Frame 1 (no input): blank canvas, image omitted
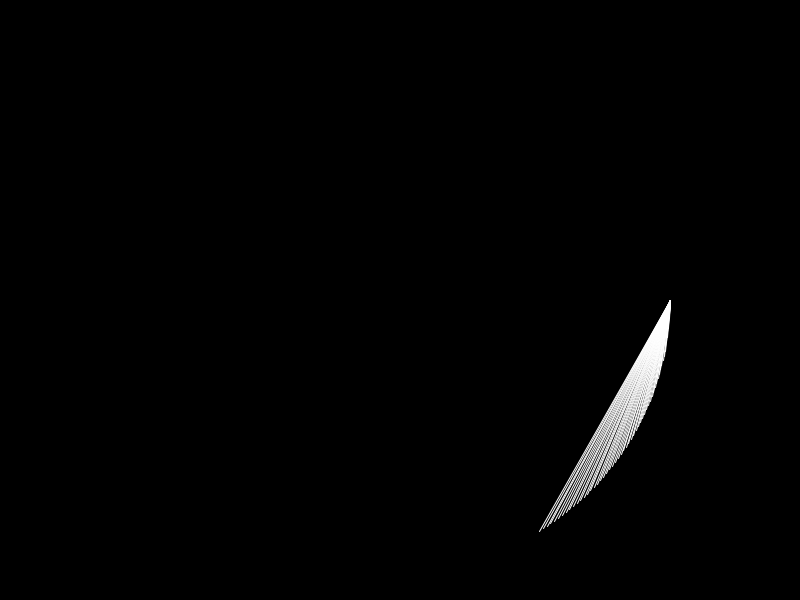
Frame 60 (the mouse pressed at the canvas centre just before this capture)
Frame 120 (the mouse held since frame 60 and released just before this capture): blank canvas, image omitted

The Processing sketch that drew this single still picture (run headless with seeded random() and noise(); from frame 60 on, the mouse is pressed at the canvas centre):

// Processing sketch: Light_Pattern
// ── Light_Pattern.pde
float speed = 1;
float multiplier = 0;
float inc = 1;

float degrees = 0;
float radius;
float x, lastx, x2;
float y, lasty, y2;
boolean lastPressed;

void setup() {
  frameRate(500);
  size(800, 600);
  background(0);
  radius = min(width, height)/2*0.9;
  strokeWeight(1);
  stroke(0);
  fill(0);
}

void draw() {
  x = width/2+cos(radians(degrees)) * radius;
  y = height/2+sin(radians(degrees)) * radius;
  x2 = width/2+cos(radians(degrees * multiplier)) * radius;
  y2 = height/2+sin(radians(degrees * multiplier)) * radius;
  line(x, y, x2, y2);
  degrees += speed;
  stroke(255);
  if (mousePressed && !lastPressed) {
    background(0);
    degrees = 0;
    multiplier += inc;
  }
  println(multiplier);
  lastPressed = mousePressed;
}
